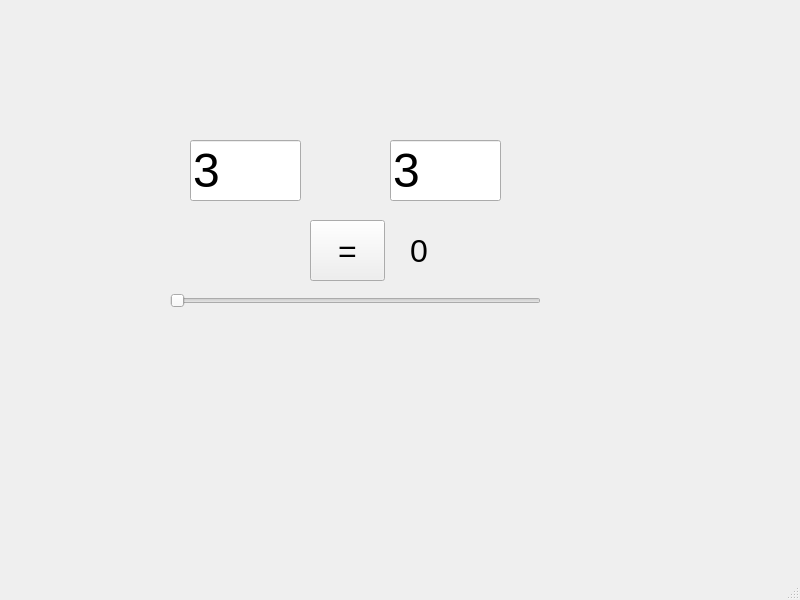
<?xml version="1.0" encoding="UTF-8"?>
<ui version="4.0">
 <class>MainWindow</class>
 <widget class="QMainWindow" name="MainWindow">
  <property name="geometry">
   <rect>
    <x>0</x>
    <y>0</y>
    <width>800</width>
    <height>600</height>
   </rect>
  </property>
  <property name="font">
   <font>
    <pointsize>36</pointsize>
   </font>
  </property>
  <property name="windowTitle">
   <string>MainWindow</string>
  </property>
  <widget class="QWidget" name="centralwidget">
   <widget class="QPushButton" name="pushButton">
    <property name="geometry">
     <rect>
      <x>310</x>
      <y>220</y>
      <width>75</width>
      <height>61</height>
     </rect>
    </property>
    <property name="font">
     <font>
      <pointsize>24</pointsize>
     </font>
    </property>
    <property name="text">
     <string>=</string>
    </property>
   </widget>
   <widget class="QSlider" name="horizontalSlider">
    <property name="geometry">
     <rect>
      <x>170</x>
      <y>290</y>
      <width>371</width>
      <height>22</height>
     </rect>
    </property>
    <property name="orientation">
     <enum>Qt::Horizontal</enum>
    </property>
   </widget>
   <widget class="QLabel" name="label">
    <property name="geometry">
     <rect>
      <x>410</x>
      <y>210</y>
      <width>121</width>
      <height>81</height>
     </rect>
    </property>
    <property name="font">
     <font>
      <pointsize>24</pointsize>
     </font>
    </property>
    <property name="text">
     <string>0</string>
    </property>
   </widget>
   <widget class="QLabel" name="label_2">
    <property name="geometry">
     <rect>
      <x>180</x>
      <y>340</y>
      <width>361</width>
      <height>91</height>
     </rect>
    </property>
    <property name="font">
     <font>
      <pointsize>24</pointsize>
     </font>
    </property>
    <property name="autoFillBackground">
     <bool>true</bool>
    </property>
    <property name="styleSheet">
     <string notr="true">bacground-color: white;</string>
    </property>
    <property name="text">
     <string/>
    </property>
   </widget>
   <widget class="QLineEdit" name="lineEdit">
    <property name="geometry">
     <rect>
      <x>190</x>
      <y>140</y>
      <width>111</width>
      <height>61</height>
     </rect>
    </property>
    <property name="text">
     <string>3</string>
    </property>
   </widget>
   <widget class="QLineEdit" name="lineEdit_2">
    <property name="geometry">
     <rect>
      <x>390</x>
      <y>140</y>
      <width>111</width>
      <height>61</height>
     </rect>
    </property>
    <property name="text">
     <string>3</string>
    </property>
   </widget>
  </widget>
  <widget class="QMenuBar" name="menubar">
   <property name="geometry">
    <rect>
     <x>0</x>
     <y>0</y>
     <width>800</width>
     <height>71</height>
    </rect>
   </property>
  </widget>
  <widget class="QStatusBar" name="statusbar"/>
 </widget>
 <resources/>
 <connections>
  <connection>
   <sender>horizontalSlider</sender>
   <signal>valueChanged(int)</signal>
   <receiver>label</receiver>
   <slot>setNum(int)</slot>
   <hints>
    <hint type="sourcelabel">
     <x>384</x>
     <y>373</y>
    </hint>
    <hint type="destinationlabel">
     <x>422</x>
     <y>321</y>
    </hint>
   </hints>
  </connection>
 </connections>
</ui>
